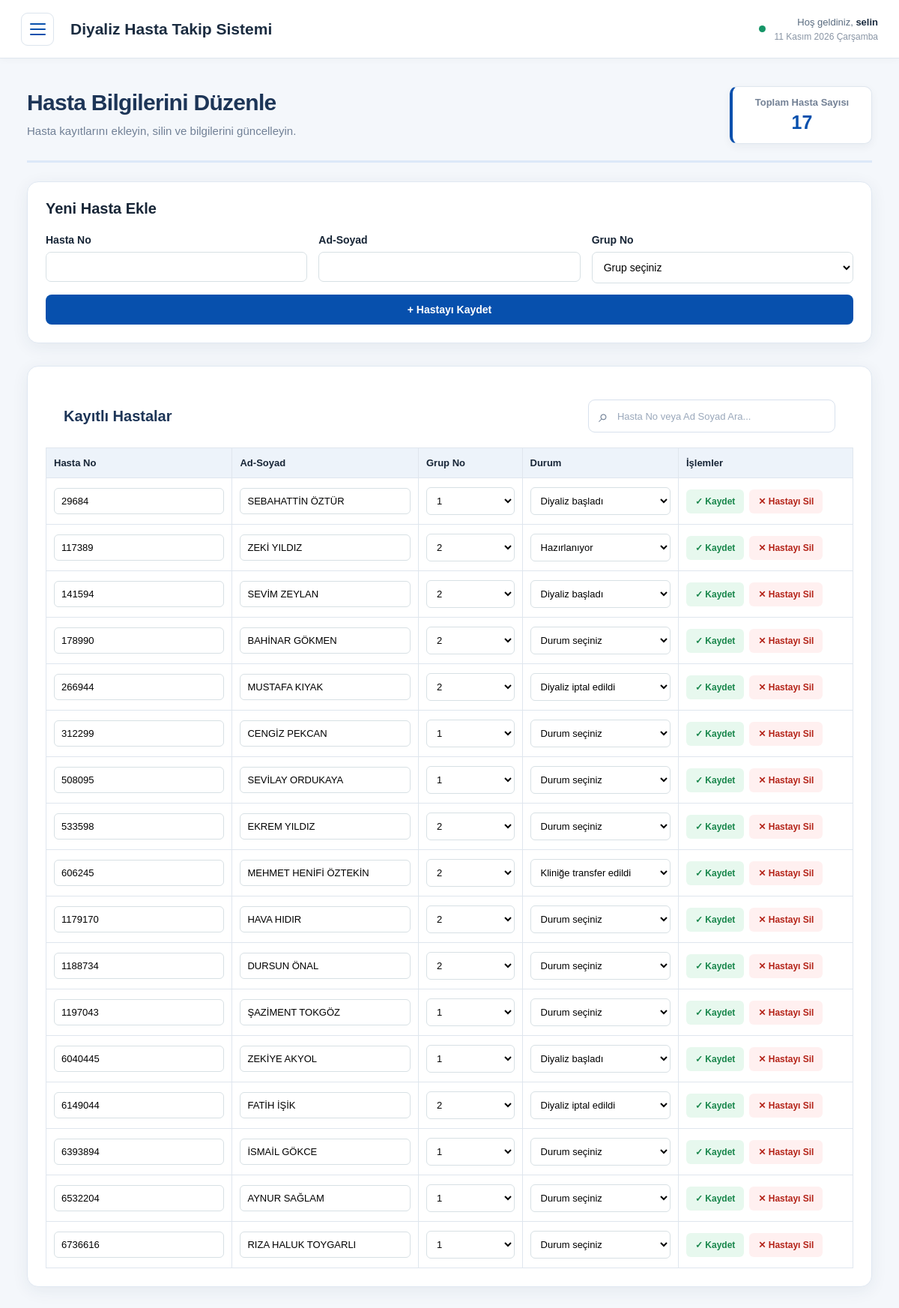
The page /admin/hasta-yonetimi (signed in) on the database as committed earlier.
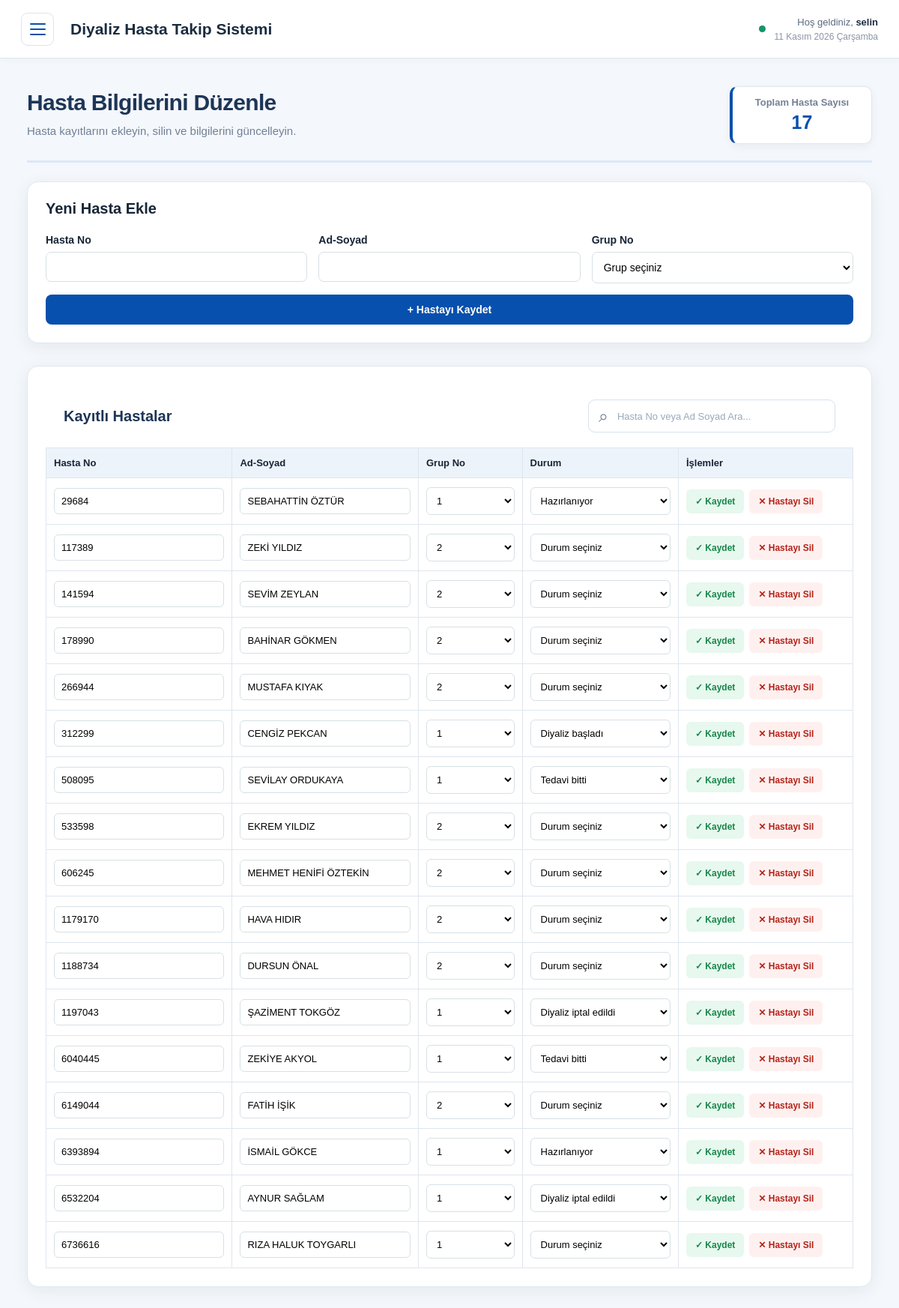
The same page on the database as committed later.
### tables this page shows
CREATE TABLE hastalar (
                hasta_no INTEGER PRIMARY KEY,
                ad_soyad TEXT NOT NULL,
                grup_no INTEGER NOT NULL
            , durum TEXT DEFAULT '', durum_tarihi TEXT, tv_onayli INTEGER NOT NULL DEFAULT 0);

### app.py (the view)
@app.route("/admin/hasta-yonetimi")
@giris_gerekli
@admin_gerekli
def admin_hasta_yonetimi():
    with veritabani_baglantisi() as baglanti:
        hastalar = baglanti.execute("""
            SELECT hasta_no, ad_soyad, grup_no, durum
            FROM hastalar
            ORDER BY hasta_no
        """).fetchall()
    return render_template(
        "admin_hasta_yonetimi.html",
        kullanici_adi=session["kullanici_adi"],
        rol=session["rol"],
        hastalar=hastalar,
        aktif_sayfa="hasta"
    )

### app.py (called while the page is built)
def veritabani_baglantisi():
    baglanti = sqlite3.connect(DB_PATH)
    baglanti.row_factory = sqlite3.Row
    return baglanti

def giris_gerekli(f):
    @wraps(f)
    def decorated_function(*args, **kwargs):
        if "sekreter_id" not in session:
            flash("Devam etmek için giriş yapmalısınız.", "error")
            return redirect(url_for("login"))
        return f(*args, **kwargs)
    return decorated_function

def admin_gerekli(f):
    @wraps(f)
    def decorated_function(*args, **kwargs):
        if session.get("rol") != "admin":
            flash("Bu sayfaya erişim yetkiniz yok.", "error")
            return redirect(url_for("hasta_ekrani"))
        return f(*args, **kwargs)
    return decorated_function

### templates/admin_hasta_yonetimi.html (shortened to what this page needs)
<!doctype html>
<html lang="tr">
<head>
    <link rel="stylesheet" href="{{ url_for('static', filename='admin_ortak.css') }}">
    <link rel="stylesheet" href="{{ url_for('static', filename='admin_paneli.css') }}">
    <link rel="stylesheet" href="{{ url_for('static', filename='ortak_navbar.css') }}">
</head>
<body>
    {% set aktif_sayfa = 'hasta' %}
    {% include 'admin_ust_menu.html' %}
    <main class="admin-container">
        <div class="admin-sayfa-baslik hasta-baslik-alani">
            <div>
                <h1>Hasta Bilgilerini Düzenle</h1>
                <p>Hasta kayıtlarını ekleyin, silin ve bilgilerini güncelleyin.</p>
            </div>
            <div class="toplam-hasta-kutu">
                <span class="toplam-hasta-baslik">Toplam Hasta Sayısı</span>
                <span class="toplam-hasta-sayi">{{ hastalar|length }}</span>
            </div>
        </div>
        <section class="admin-card">
            <h2>Yeni Hasta Ekle</h2>
            <form method="POST" action="{{ url_for('admin_hasta_ekle') }}" class="hasta-ekle-form">
                <div class="form-alani">
                    <label for="hasta_no">Hasta No</label>
                    <input type="text" id="hasta_no" name="hasta_no" maxlength="12" pattern="[0-9]{1,12}"
                        inputmode="numeric"
                        title="Hasta numarası yalnızca rakamlardan oluşmalı ve en fazla 12 basamaklı olmalıdır."
                        required>
                </div>
                <div class="form-alani">
                    <label for="ad_soyad">Ad-Soyad</label>
                    <input type="text" id="ad_soyad" name="ad_soyad" maxlength="50" required>
                </div>
                <div class="form-alani">
                    <label for="grup_no">Grup No</label>
                    <select id="grup_no" name="grup_no" required>
                        <option value="">Grup seçiniz</option>
                    </select>
                </div>
                <button type="submit" class="ekle-buton">
                    + Hastayı Kaydet
                </button>
            </form>
        </section>
        <section class="admin-card">
            <div class="kayitli-hastalar-baslik">
                <h2>Kayıtlı Hastalar</h2>
                <div class="hasta-arama-kutusu">
                    <span class="arama-ikonu">⌕</span>
                    <input
                        type="search"
                        id="hastaArama"
                        placeholder="Hasta No veya Ad Soyad Ara..."
                        autocomplete="off"
                    >
                </div>
            </div>
            <div class="tablo-kaydirma">
                <table class="hasta-tablosu">
                    <thead>
                        <tr>
                            <th>Hasta No</th>
                            <th>Ad-Soyad</th>
                            <th>Grup No</th>
                            <th>Durum</th>
                            <th>İşlemler</th>
                        </tr>
                    </thead>
                    <tbody>
                        {% for hasta in hastalar %}
                        {% set form_id = "guncelle_" ~ loop.index %}
                        <tr>
                            <td>
                                <input type="text" name="hasta_no" value="{{ hasta['hasta_no'] }}" maxlength="12"
                                    pattern="[0-9]{1,12}" inputmode="numeric" title="En fazla 12 rakam girilebilir."
                                    required form="{{ form_id }}">
                            </td>
                            <td>
                                <input type="text" name="ad_soyad" value="{{ hasta['ad_soyad'] }}" maxlength="50"
                                    required form="{{ form_id }}">
                            </td>
                            <td>
                                <select name="grup_no" required form="{{ form_id }}">
                                    <option value="1" {% if hasta['grup_no']|string|trim=='1' %}selected{% endif %}>
                                        1
                                    </option>
                                    <option value="2" {% if hasta['grup_no']|string|trim=='2' %}selected{% endif %}>
                                        2
                                    </option>
                                </select>
                            </td>
                            <td>
                                <select name="durum" form="{{ form_id }}">
                                    <option value="">Durum seçiniz</option>
                                    <option value="hazirlaniyor" {% if hasta['durum']=='hazirlaniyor' %}selected{% endif
                                        %}>
                                        Hazırlanıyor
                                    </option>
                                    <option value="basladi" {% if hasta['durum']=='basladi' %}selected{% endif %}>
                                        Diyaliz başladı
                                    </option>
                                    <option value="bitti" {% if hasta['durum']=='bitti' %}selected{% endif %}>
                                        Tedavi bitti
                                    </option>
                                    <option value="transfer" {% if hasta['durum']=='transfer' %}selected{% endif %}>
                                        Kliniğe transfer edildi
                                    </option>
                                    <option value="iptal" {% if hasta['durum']=='iptal' %}selected{% endif %}>
                                        Diyaliz iptal edildi
                                    </option>
                                </select>
                            </td>
                            <td>
                                <div class="islem-butonlari">
                                    <form id="{{ form_id }}" method="POST"
                                        action="{{ url_for('admin_hasta_guncelle', eski_hasta_no=hasta['hasta_no']) }}">
                                        <button type="submit" class="kaydet-buton">
                                            ✓ Kaydet
                                        </button>
                                    </form>
                                    <form method="POST"
                                        action="{{ url_for('admin_hasta_sil', hasta_no=hasta['hasta_no']) }}"
                                        onsubmit="return confirm('Bu hastayı silmek istediğinize emin misiniz?');">
                                        <button type="submit" class="sil-buton">
                                            ✕ Hastayı Sil
                                        </button>
                                    </form>
                                </div>
                            </td>
                        </tr>
                        {% else %}
                        <tr>
                            <td colspan="5" class="empty-message">
                                    Henüz hasta kaydı bulunmuyor.
                            </td>
                        </tr>
                        {% endfor %}
                    </tbody>
                </table>
            </div>
        </section>
    </main>
</body>
</html>

### templates/admin_ust_menu.html (shortened to what this page needs)
<header class="ust-navbar">
    <button
        type="button"
        class="menu-buton"
        id="menuButonu"
        aria-label="Menüyü aç veya kapat"
        aria-expanded="false"
        aria-controls="yanMenu">
        <span></span>
        <span></span>
        <span></span>
    </button>
    <div class="navbar-baslik">
        <h1>Diyaliz Hasta Takip Sistemi</h1>
    </div>
    <div class="navbar-sag">
        <span class="sistem-isareti"></span>
        <div class="navbar-kullanici">
            <span class="hosgeldiniz">
                Hoş geldiniz,
                <strong>{{ session.get('kullanici_adi', 'Kullanıcı') }}</strong>
            </span>
            <span class="navbar-tarih" id="navbarTarih"></span>
        </div>
    </div>
</header>

### static/admin_ortak.css (style rules this page uses)
* { box-sizing: border-box; }
html, body { width: 100%; min-height: 100%; margin: 0; padding: 0; }
body { font-family: Arial, Helvetica, sans-serif; background: #f4f7fb; color: #172536; }
button, input, select, textarea { font-family: inherit; }

### static/admin_paneli.css (style rules this page uses)
.admin-container { width: 100%; max-width: 1450px; min-height: calc(100vh - 78px); margin: 0 auto; padding: 110px 36px 40px; }
.admin-sayfa-baslik { position: relative; margin-bottom: 32px; padding: 5px 0 22px; border-bottom: 3px solid #dce8f8; }
.admin-sayfa-baslik h1 { margin: 0 0 9px; color: #1d3557; font-size: 30px; font-weight: 750; letter-spacing: -0.7px; }
.admin-sayfa-baslik p { margin: 0; color: #718096; font-size: 15px; line-height: 1.6; }
.admin-card { width: 100%; margin-bottom: 30px; overflow: hidden; background: #ffffff; border: 1px solid #e0e8f2; border-radius: 15px; box-shadow: 0 5px 22px rgba(30, 55, 90, 0.07); }
.hasta-baslik-alani { display: flex; justify-content: space-between; align-items: center; gap: 20px; margin-bottom: 25px; }
.toplam-hasta-kutu { min-width: 190px; padding: 13px 22px; background: #ffffff; border: 1px solid #dfe6ee; border-left: 4px solid #0750ad; border-radius: 10px; display: flex; flex-direction: column; align-items: center; gap: 5px; box-shadow: 0 4px 12px rgba(23, 37, 54, 0.05); }
.toplam-hasta-baslik { color: #738195; font-size: 13px; font-weight: 600; }
.toplam-hasta-sayi { color: #0750ad; font-size: 25px; font-weight: bold; }
.kayitli-hastalar-baslik { display: flex; justify-content: space-between; align-items: center; gap: 20px; padding: 20px 24px; }
.kayitli-hastalar-baslik h2 { margin: 0; color: #1d3557; font-size: 20px; white-space: nowrap; }
.hasta-arama-kutusu { width: 330px; height: 44px; display: flex; align-items: center; gap: 10px; padding: 0 13px; background: #ffffff; border: 1px solid #d8e1ed; border-radius: 9px; transition: 0.2s; }
.arama-ikonu { color: #718096; font-size: 23px; }
.hasta-arama-kutusu input { width: 100%; min-width: 0; height: 100%; border: none; outline: none; background: transparent; font-size: 13px; color: #263e5e; }
.hasta-arama-kutusu input::placeholder { color: #9aa8bb; }

### static/ortak_navbar.css (style rules this page uses)
.ust-navbar { position: fixed; top: 0; left: 0; right: 0; z-index: 1000; width: 100%; height: 78px; padding: 0 28px; display: flex; align-items: center; gap: 22px; background: #ffffff; border-bottom: 1px solid #dfe6ee; box-shadow: 0 2px 10px #17253608; }
.menu-buton { width: 44px; height: 44px; flex-shrink: 0; display: flex; flex-direction: column; align-items: center; justify-content: center; gap: 5px; border: 1px solid #dce4ed; border-radius: 9px; background: #ffffff; cursor: pointer; transition: background 0.2s, border-color 0.2s; }
.menu-buton span { display: block; width: 21px; height: 2px; border-radius: 2px; background: #0750ad; }
.navbar-baslik { flex: 1; min-width: 0; }
.navbar-baslik h1 { margin: 0; color: #1b2c40; font-size: 21px; font-weight: 700; white-space: nowrap; }
.navbar-sag { display: flex; align-items: center; gap: 11px; flex-shrink: 0; color: #596b7f; }
.sistem-isareti { width: 9px; height: 9px; flex-shrink: 0; border-radius: 50%; background: #159567; }
.navbar-kullanici { display: flex; flex-direction: column; align-items: flex-end; justify-content: center; gap: 5px; }
.hosgeldiniz { color: #596b7f; font-size: 13px; font-weight: 500; white-space: nowrap; }
.hosgeldiniz strong { color: #1b2c40; font-weight: 700; }
.navbar-tarih { color: #8995a5; font-size: 12px; white-space: nowrap; text-transform: capitalize; }

Rows that differ between the two databases and show on the page:
changed hastalar "SEBAHATTİN ÖZTÜR": durum "Diyaliz başladı" → "Hazırlanıyor"
changed hastalar "ZEKİ YILDIZ": durum "Hazırlanıyor" → "Durum seçiniz"
changed hastalar "SEVİM ZEYLAN": durum "Diyaliz başladı" → "Durum seçiniz"
changed hastalar "MUSTAFA KIYAK": durum "Diyaliz iptal edildi" → "Durum seçiniz"
changed hastalar "CENGİZ PEKCAN": durum "Durum seçiniz" → "Diyaliz başladı"
changed hastalar "SEVİLAY ORDUKAYA": durum "Durum seçiniz" → "Tedavi bitti"
changed hastalar "MEHMET HENİFİ ÖZTEKİN": durum "Kliniğe transfer edildi" → "Durum seçiniz"
changed hastalar "ŞAZİMENT TOKGÖZ": durum "Durum seçiniz" → "Diyaliz iptal edildi"
changed hastalar "ZEKİYE AKYOL": durum "Diyaliz başladı" → "Tedavi bitti"
changed hastalar "FATİH İŞİK": durum "Diyaliz iptal edildi" → "Durum seçiniz"
changed hastalar "İSMAİL GÖKCE": durum "Durum seçiniz" → "Hazırlanıyor"
changed hastalar "AYNUR SAĞLAM": durum "Durum seçiniz" → "Diyaliz iptal edildi"
